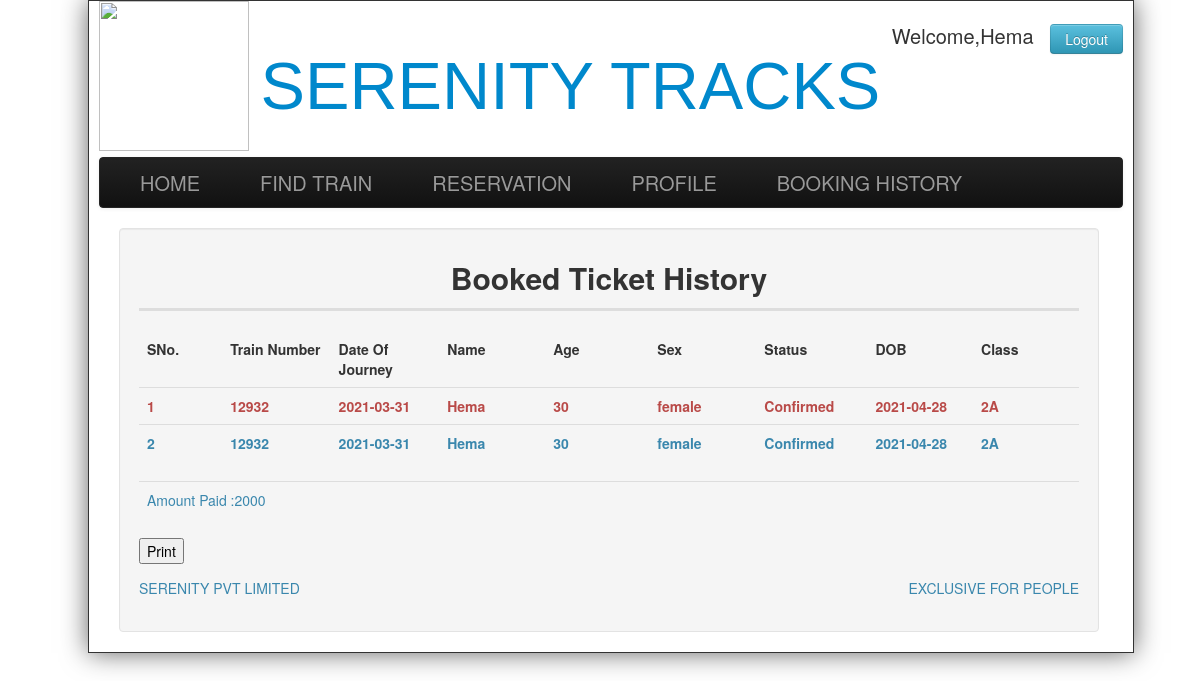
The app's page /ViewFullStatus.php?Tnumber=12932&doj=2021-03-31&fromstn=VIJAYAWADA&tostn=ANAND&DOB=2021-04-28 (signed in) with its own data.
### tables this page shows
CREATE TABLE `booking` (
  `uname` varchar(15) NOT NULL,
  `Tnumber` int(11) NOT NULL,
  `class` varchar(2) NOT NULL,
  `doj` date NOT NULL,
  `DOB` date NOT NULL,
  `fromstn` varchar(15) NOT NULL,
  `tostn` varchar(15) NOT NULL,
  `Name` varchar(15) NOT NULL,
  `Age` int(11) NOT NULL,
  `sex` varchar(10) NOT NULL,
  `Status` varchar(20) NOT NULL
);

### ViewFullStatus.php (the view, shortened to what this page needs)
<?php
require('firstimport.php');
$tbl_name="booking";
mysqli_select_db($conn,"$db_name") or die("cannot select db");
	$name1=$_SESSION['name'];
	$tno=$_GET['Tnumber'];
	$doj=$_GET['doj'];
	$fromstn=$_GET['fromstn'];
	$tostn=$_GET['tostn'];
	$DOB=$_GET['DOB'];
	$sql="SELECT Tnumber,doj,Name,Age,Sex,Status,DOB,class FROM $tbl_name WHERE (uname='$name1' and Tnumber='$tno' and doj='$doj' and DOB='$DOB' and fromstn='$fromstn' and tostn='$tostn')";
	$result=mysqli_query($conn,$sql);
?>
	<!DOCTYPE html>
<html>
<head>
	<link href="css/bootstrap.min.css" rel="stylesheet">
	<link href="css/Default.css" rel="stylesheet">
</head>
<body>
	<div class="wrap">
		<div class="header">
			<div style="float:left;width:150px;">
				<img src="https://thecottagemarket.com/glitterandglam/TCM-Glam-Mongram-Gold-5x7-S.jpg" style="width:150px;height:150px"/>
			</div>
			<div>
			<div style="float:right; font-size:20px;margin-top:20px;">
			<?php
			 if(isset($_SESSION['name']))
			 {
			 echo "Welcome,".$_SESSION['name']."&nbsp;&nbsp;&nbsp;<a href=\"logout.php\" class=\"btn btn-info\">Logout</a>";
			 }
			 ?>
			</div>
			<div id="heading">
				<a href="index.php">SERENITY TRACKS</a>
			</div>
			</div>
		</div>
		<div class="navbar navbar-inverse" >
			<div class="navbar-inner">
				<div class="container" >
				<a class="brand" href="index.php" >HOME</a>
				<a class="brand" href="train.php" >FIND TRAIN</a>
				<a class="brand" href="reservation.php">RESERVATION</a>
				<a class="brand" href="profile.php">PROFILE</a>
				<a class="brand" href="booking.php">BOOKING HISTORY</a>
				</div>
			</div>
		</div>
		<div class="span12 well">
			<div align="center" style="border-bottom: 3px solid #ddd;">
				<h2>Booked Ticket History </h2>
			</div>
			<br>
	<div >
				<table  class="table">
				<col width="90">
					<col width="90">
				<col width="90">
				<col width="110">
				<col width="90">
				<col width="90">
				<col width="90">
				<col width="90">
				<tr>
					<th style="width:10px;border-top:0px;">SNo.</th>
					<th style="width:100px;border-top:0px;">Train Number</th>
					<th style="width:100px;border-top:0px;">Date Of Journey</th>
					<th style="width:100px;border-top:0px;">Name</th>
					<th style="width:100px;border-top:0px;">Age</th>
					<th style="width:100px;border-top:0px;">Sex</th>
					<th style="width:100px;border-top:0px;">Status</th>
					<th style="width:100px;border-top:0px;">DOB</th>
					<th style="width:100px;border-top:0px;">Class</th>
				</tr>
				<?php
				$n=1;
				while($row=mysqli_fetch_array($result)){
					if($n%2!=0)
					{
				?>
				<tr class="text-error">
					<th style="width:10px;"> <?php echo $n; ?> </th>
					<th style="width:100px;"> <?php echo $row['Tnumber']; ?> </th>
					<th style="width:100px;"> <?php echo $row['doj']; ?> </th>
					<th style="width:100px;"> <?php echo $row['Name']; ?> </th>
					<th style="width:100px;"> <?php echo $row['Age']; ?> </th>
					<th style="width:100px;"> <?php echo $row['Sex']; ?> </th>
					<th style="width:100px;"> <?php echo $row['Status']; ?> </th>
					<th style="width:100px;"> <?php echo $row['DOB']; ?> </th>
					<th style="width:100px;"> <?php echo $class; ?> </th>
				</tr>
				<?php
					}
					else
					{
				?>
				<tr class="text-info">
					<th style="width:10px;"> <?php echo $n; ?> </th>
					<th style="width:100px;"> <?php echo $row['Tnumber']; ?> </th>
					<th style="width:100px;"> <?php echo $row['doj']; ?> </th>
					<th style="width:100px;"> <?php echo $row['Name']; ?> </th>
					<th style="width:100px;"> <?php echo $row['Age']; ?> </th>
					<th style="width:100px;"> <?php echo $row['Sex']; ?> </th>
					<th style="width:100px;"> <?php echo $row['Status']; ?> </th>
					<th style="width:100px;"> <?php echo $row['DOB']; ?> </th>
					<th style="width:100px;"> <?php echo $class; ?> </th>
				</tr>
				<?php
					}
					$n++;
				}
				?>
				</table>
				<table class="table">
				<tr class="text-info">
					<td>Amount Paid :<?php $tot=($n-1)*$amt;echo $tot;?></td>
				</tr>
				</table>
								<button onClick="window.print()">Print </button>
		<footer >
		<div style="width:100%;">
			<div style="float:left;">
			<p class="text-right text-info">  SERENITY PVT LIMITED</p>
			</div>
			<div style="float:right;">
			<p class="text-right text-info">	EXCLUSIVE FOR PEOPLE</p>
			</div>
		</div>
		</footer>
	</div>
</body>
</html>

### css/Default.css (style rules this page uses)
.header { height: 156px; padding: 0; font-size: 14px; width:100%; }
.wrap { position:absolute; width:1024px; background-color:#FFFFFF; padding:0 10px; border:solid 1px; -o-box-shadow: 10px 10px 5px #888; -moz-box-shadow: 10px 10px 5px #888; -webkit-box-shadow: 10px 10px 5px #888; box-shadow: 0px 0px 25px #666; }
#heading { text-align:center; font-size:50pt; font-family:verdana,helvetica,arial,sans-serif; color:#993366; padding-top:35pt; line-height:normal; }
.navbar .brand { padding:10px 40px 10px; }
.span12 { margin-right:20px; }

### records on screen
booking: Tnumber "12932", doj "2021-03-31", Name "Hema", Age "30", sex "female", Status "Confirmed", DOB "2021-04-28"
booking: Tnumber "12932", doj "2021-03-31", Name "Hema", Age "30", sex "female", Status "Confirmed", DOB "2021-04-28"

### other values on screen
$_SESSION['name'] "Hema"
$tot "2000"
